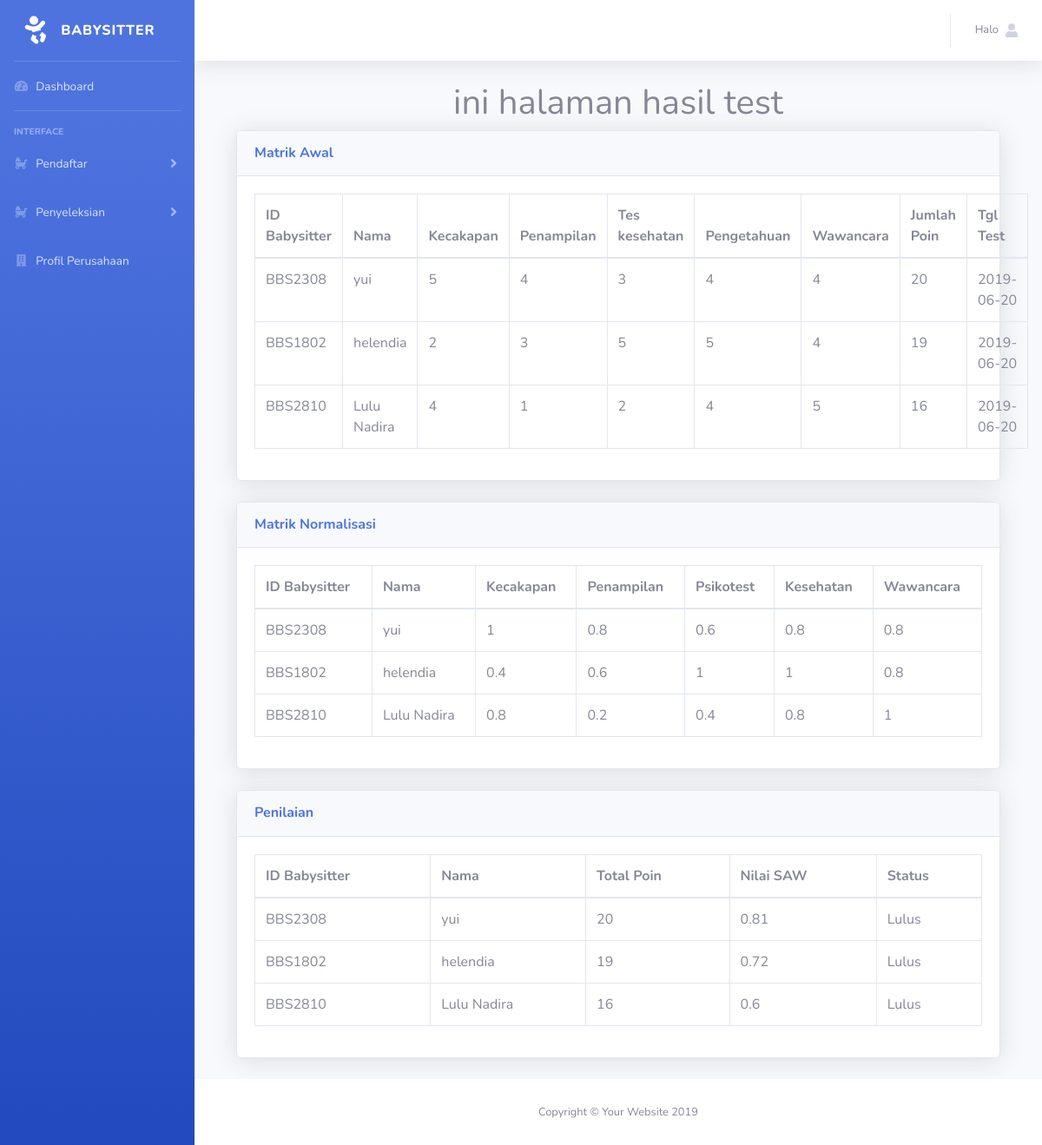
/admin/index.php?page=h_test, run on the app's committed database.
### tables this page shows
CREATE TABLE `babysitter` (
  `user_id` varchar(7) NOT NULL,
  `nama` varchar(25) NOT NULL,
  `email` varchar(25) NOT NULL,
  `no_telp` varchar(12) NOT NULL,
  `tgl_lahir` date NOT NULL,
  `gender` varchar(10) NOT NULL,
  `alamat` text NOT NULL,
  `status` text NOT NULL
);

CREATE TABLE `h_test` (
  `user_id` varchar(7) NOT NULL,
  `c1` int(2) NOT NULL,
  `c2` int(2) NOT NULL,
  `c3` int(2) NOT NULL,
  `c4` int(2) NOT NULL,
  `c5` int(2) NOT NULL,
  `tanggal_test` date NOT NULL
);

### admin/h_test.php (the view, shortened to what this page needs)
<?php
	include '../koneksi.php';
	$bobotkriteria = array(0.30,0.20,0.25,0.15,0.10);
?>
<h1 align="center">ini halaman hasil test</h1>
<div class="container">
	<div class="card shadow mb-4">
      	<div class="card-header py-3">
          	<h6 class="m-0 font-weight-bold text-primary">Matrik Awal</h6>
      	</div>
      	<div class="card-body">
      		<table class="table table-bordered" id="dataTable" width="100%" cellspacing="0" >
      			<thead>
      				<tr>
      					<th>ID Babysitter</th>
      					<th>Nama</th>
      					<th>Kecakapan</th>
      					<th>Penampilan</th>
      					<th>Tes kesehatan</th>
      					<th>Pengetahuan</th>
                                    <th>Wawancara</th>
      					<th>Jumlah Poin</th>
      					<th>Tgl Test</th>
      				</tr>
      			</thead>
      			<tbody>
      				<?php
      					$q1 = mysqli_query($koneksi,"SELECT*FROM babysitter INNER JOIN h_test on babysitter.user_id = h_test.user_id");
      					while ($d1 = mysqli_fetch_assoc($q1)) {
      						$jml_poin = ($d1['c1'])+($d1['c2'])+($d1['c3'])+($d1['c4'])+($d1['c5']);
      				?>
      					<tr>
      						<td><?php echo $d1['user_id'];?></td>
      						<td><?php echo $d1['nama'];?></td>
      						<td><?php echo $d1['c1'];?></td>
      						<td><?php echo $d1['c2'];?></td>
      						<td><?php echo $d1['c3'];?></td>
      						<td><?php echo $d1['c4'];?></td>
      						<td><?php echo $d1['c5'];?></td>
      						<td><?php echo $jml_poin ?></td>
      						<td><?php echo $d1['tanggal_test'];?></td>
      					</tr>
      				<?php
      					}
      				?>
      			</tbody>
      		</table>
      	</div>
    </div>
    <div class="card shadow mb-4">
      	<div class="card-header py-3">
          	<h6 class="m-0 font-weight-bold text-primary">Matrik Normalisasi</h6>
      	</div>
      	<div class="card-body">
      		<table class="table table-bordered" id="dataTable" width="100%" cellspacing="0">
      			<thead>
      				<tr>
      					<th>ID Babysitter</th>
      					<th>Nama</th>
      					<th>Kecakapan</th>
      					<th>Penampilan</th>
      					<th>Psikotest</th>
      					<th>Kesehatan</th>
      					<th>Wawancara</th>
      				</tr>
      			</thead>
      			<tbody>
      				<?php
      					$qmax = "SELECT max(c1) AS maxc1,
		      					max(c2) AS maxc2,
		      					max(c3) AS maxc3,
		      					max(c4) AS maxc4,
		      					max(c5) AS maxc5
		      				   FROM h_test";
		      			$dmax = mysqli_query($koneksi,$qmax);
		      			$rmax = mysqli_fetch_array($dmax);
		      			$q2   = "SELECT*FROM babysitter INNER JOIN h_test on babysitter.user_id = h_test.user_id";
		      			$d2   = mysqli_query($koneksi,$q2);
		      			while ($r2 = mysqli_fetch_array($d2)) {
		      			?>
		      		<tr>
		      			<td><?php echo $r2['user_id'];?></td>
		      			<td><?php echo $r2['nama'];?></td>
		      			<td><?php echo $r2['c1']/$rmax['maxc1']; ?></td>
		      			<td><?php echo $r2['c2']/$rmax['maxc2']; ?></td>
		      			<td><?php echo $r2['c3']/$rmax['maxc3']; ?></td>
		      			<td><?php echo $r2['c4']/$rmax['maxc4']; ?></td>
		      			<td><?php echo $r2['c5']/$rmax['maxc5']; ?></td>
		      		</tr>
		      		<?php
		      			}
      				?>
      			</tbody>
      		</table>
      	</div>
    </div>
    <div class="card shadow mb-4">
      	<div class="card-header py-3">
          	<h6 class="m-0 font-weight-bold text-primary">Penilaian</h6>
      	</div>
      	<div class="card-body">
      		<table class="table table-bordered" id="dataTable" width="100%" cellspacing="0">
      			<thead>
      				<tr>
      					<th>ID Babysitter</th>
      					<th>Nama</th>
      					<th>Total Poin</th>
      					<th>Nilai SAW</th>
                                    <th>Status</th>
      				</tr>
      			</thead>
      			<tbody>
      				<?php
      					$q3   = "SELECT*FROM babysitter INNER JOIN h_test on babysitter.user_id = h_test.user_id";
		      			$d3   = mysqli_query($koneksi,$q3);
		      			while ($r3 = mysqli_fetch_array($d3)) {
		      				$jumlah = ($r3['c1'])+($r3['c2'])+($r3['c3'])+($r3['c4'])+($r3['c5']);
		      				$poin   = round(
		      									(($r3['c1']/$rmax['maxc1'])*$bobotkriteria[0])+
		      									(($r3['c2']/$rmax['maxc2'])*$bobotkriteria[1])+
		      									(($r3['c3']/$rmax['maxc3'])*$bobotkriteria[2])+
		      									(($r3['c4']/$rmax['maxc4'])*$bobotkriteria[3])+
		      									(($r3['c5']/$rmax['maxc5'])*$bobotkriteria[4]),3
		      								);
                                          if ($jumlah>=15) {
                                                $status = 'Lulus';
                                          }
                                          else{
                                                $status = 'Tidak Lulus';
                                          }
		      				$data[]=array(
		      						'id'     => ($r3['user_id']),
		      						'nama'   => ($r3['nama']),
		      						'jumlah' => $jumlah,
		      						'poin'   => $poin,
                                                      'status' => $status
		      				);
		      			}
		      			foreach ($data as $item) { ?>
		      			<tr>
		      				<td><?php echo $item['id'];  ?></td>
		      				<td><?php echo $item['nama']; ?></td>
		      				<td><?php echo $item['jumlah'];  ?></td>
		      				<td><?php echo $item['poin'];  ?></td>
                                          <td><?php echo $item['status'];?></td>
		      			</tr>
		      		<?php
		      			}
      				?>
      			</tbody>
      		</table>
      	</div>
    </div>
</div>

### data on the page
babysitter: h_test.user_id "BBS2308", nama "yui", h_test.c1 "5", h_test.c2 "4", h_test.c3 "3", h_test.c4 "4", h_test.c5 "4", h_test.c1+c2+c3 "20", h_test.tanggal_test "2019-06-20", maxc1 "1", maxc2 "0.8", maxc3 "0.6", maxc4 "0.8", maxc5 "0.8", id "BBS2308", jumlah "20", poin "0.81", status "Lulus"
babysitter: h_test.user_id "BBS1802", nama "helendia", h_test.c1 "2", h_test.c2 "3", h_test.c3 "5", h_test.c4 "5", h_test.c5 "4", h_test.c1+c2+c3 "19", h_test.tanggal_test "2019-06-20", maxc1 "0.4", maxc2 "0.6", maxc3 "1", maxc4 "1", maxc5 "0.8", id "BBS1802", jumlah "19", poin "0.72", status "Lulus"
babysitter: h_test.user_id "BBS2810", nama "Lulu Nadira", h_test.c1 "4", h_test.c2 "1", h_test.c3 "2", h_test.c4 "4", h_test.c5 "5", h_test.c1+c2+c3 "16", h_test.tanggal_test "2019-06-20", maxc1 "0.8", maxc2 "0.2", maxc3 "0.4", maxc4 "0.8", maxc5 "1", id "BBS2810", jumlah "16", poin "0.6", status "Lulus"
